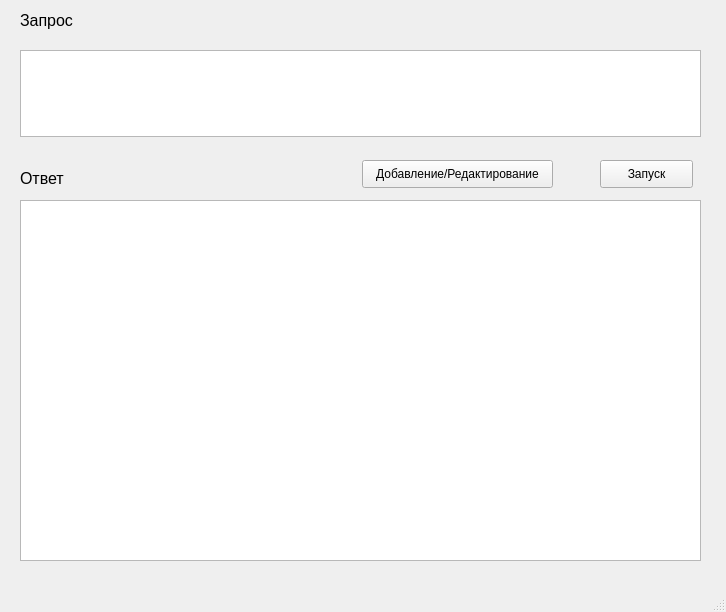
<?xml version="1.0" encoding="UTF-8"?>
<ui version="4.0">
 <class>MainWindow</class>
 <widget class="QMainWindow" name="MainWindow">
  <property name="geometry">
   <rect>
    <x>0</x>
    <y>0</y>
    <width>726</width>
    <height>612</height>
   </rect>
  </property>
  <property name="windowTitle">
   <string>MainWindow</string>
  </property>
  <widget class="QWidget" name="centralwidget">
   <widget class="QTableWidget" name="tableWidget">
    <property name="geometry">
     <rect>
      <x>20</x>
      <y>200</y>
      <width>681</width>
      <height>361</height>
     </rect>
    </property>
   </widget>
   <widget class="QLabel" name="label">
    <property name="geometry">
     <rect>
      <x>20</x>
      <y>10</y>
      <width>71</width>
      <height>21</height>
     </rect>
    </property>
    <property name="font">
     <font>
      <pointsize>12</pointsize>
     </font>
    </property>
    <property name="text">
     <string>Запрос</string>
    </property>
   </widget>
   <widget class="QLabel" name="label_2">
    <property name="geometry">
     <rect>
      <x>20</x>
      <y>170</y>
      <width>55</width>
      <height>16</height>
     </rect>
    </property>
    <property name="font">
     <font>
      <pointsize>12</pointsize>
     </font>
    </property>
    <property name="text">
     <string>Ответ</string>
    </property>
   </widget>
   <widget class="QTextEdit" name="textEdit">
    <property name="geometry">
     <rect>
      <x>20</x>
      <y>50</y>
      <width>681</width>
      <height>87</height>
     </rect>
    </property>
   </widget>
   <widget class="QPushButton" name="pushButton">
    <property name="geometry">
     <rect>
      <x>600</x>
      <y>160</y>
      <width>93</width>
      <height>28</height>
     </rect>
    </property>
    <property name="text">
     <string>Запуск</string>
    </property>
   </widget>
   <widget class="QPushButton" name="pushButton_2">
    <property name="geometry">
     <rect>
      <x>362</x>
      <y>160</y>
      <width>191</width>
      <height>28</height>
     </rect>
    </property>
    <property name="text">
     <string>Добавление/Редактирование</string>
    </property>
   </widget>
  </widget>
  <widget class="QMenuBar" name="menubar">
   <property name="geometry">
    <rect>
     <x>0</x>
     <y>0</y>
     <width>726</width>
     <height>26</height>
    </rect>
   </property>
  </widget>
  <widget class="QStatusBar" name="statusbar"/>
 </widget>
 <resources/>
 <connections/>
</ui>
